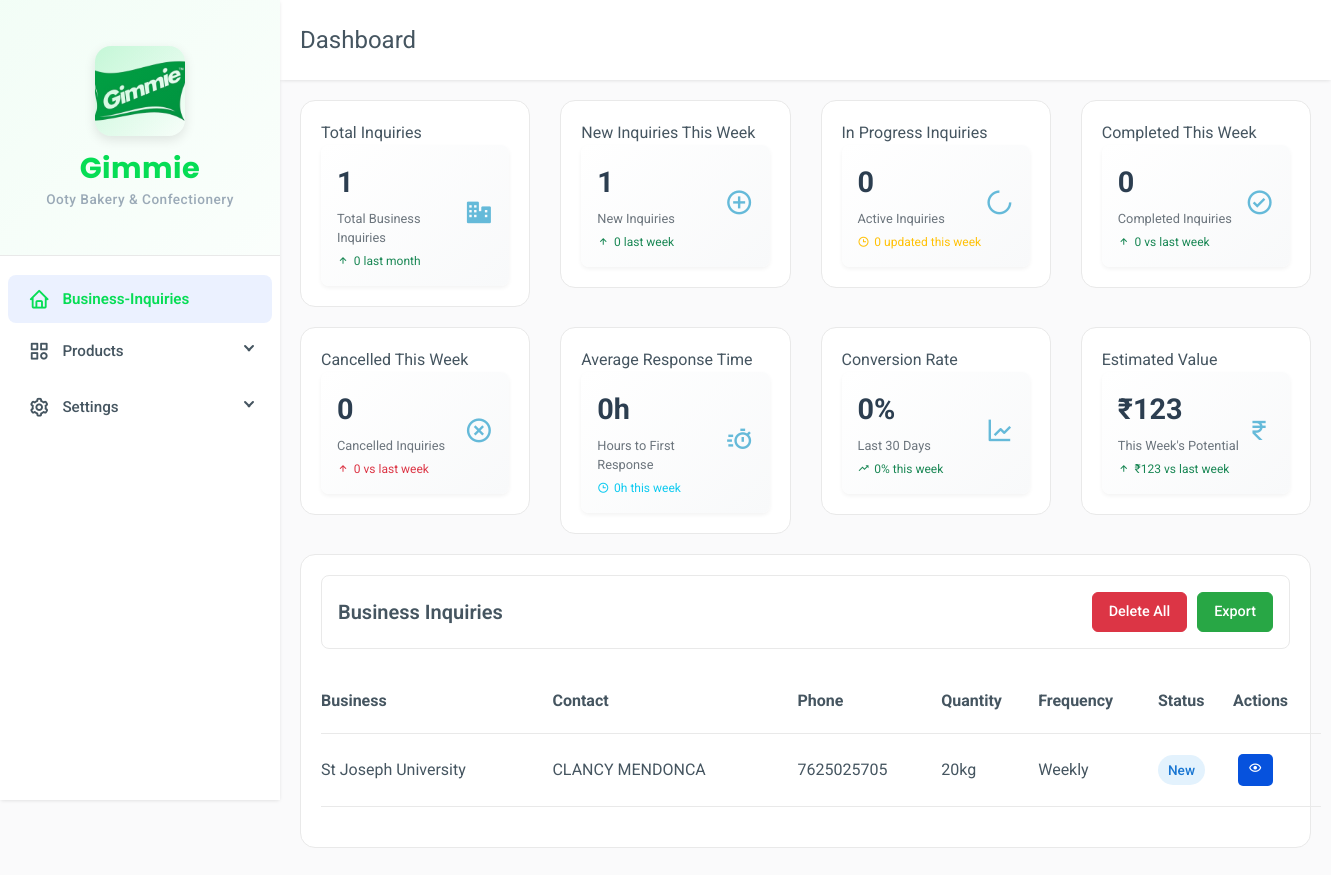
/dashboard.php (signed in), run on the app's committed database.
### tables this page shows
CREATE TABLE `business_inquiries` (
  `id` int(11) NOT NULL,
  `business_name` varchar(255) NOT NULL,
  `contact_person_name` varchar(255) NOT NULL,
  `email` varchar(255) NOT NULL,
  `phone` varchar(50) NOT NULL,
  `estimated_quantity` varchar(100) DEFAULT NULL,
  `delivery_frequency` varchar(50) DEFAULT NULL,
  `address` text DEFAULT NULL,
  `additional_notes` text DEFAULT NULL,
  `business_nature` varchar(100) DEFAULT NULL,
  `status` enum('new','in-progress','completed','cancelled') NOT NULL DEFAULT 'new',
  `staff_note` text DEFAULT NULL,
  `created_at` timestamp NOT NULL DEFAULT current_timestamp(),
  `updated_at` timestamp NOT NULL DEFAULT current_timestamp() ON UPDATE current_timestamp()
);

### dashboard.php (the view, shortened to what the rows shown need)
<!DOCTYPE html>
<html lang="en" xml:lang="en">
<head>
    <link href="https://cdn.jsdelivr.net/npm/bootstrap@5.3.3/dist/css/bootstrap.min.css" rel="stylesheet">
    <link href='https://unpkg.com/boxicons@2.0.7/css/boxicons.min.css' rel='stylesheet'>
    <link rel="stylesheet" href="https://cdnjs.cloudflare.com/ajax/libs/font-awesome/6.1.1/css/all.min.css"/>
    <link rel="stylesheet" href="assets/css/dashboard/grid.css">
    <link rel="stylesheet" href="assets/css/dashboard/app.css">
</head>
<body>
    <div class="sidebar">
        <div class="sidebar-container">
            <div class="sidebar-logo">
                <a href="./index.php" class="logo-wrapper">
                    <div class="logo-text">
                        <h1>Gimmie</h1>
                    </div>
                </a>
            </div>
        </div>
    </div>
    <div class="main">
        <Section id= "business-inquiries">
            <div class="main-content">
                <div class="row">
                    <div class="col-12">
                        <div class="box">
                            <div class="box-header">
                                <h2 class="box-title">Business Inquiries</h2>
                            </div>
                            <div class="box-body">
                                <table id="display-table">
                                    <thead>
                                        <tr>
                                            <th>Business</th>
                                            <th>Contact</th>
                                            <th>Phone</th>
                                            <th>Quantity</th>
                                            <th>Frequency</th>
                                            <th>Status</th>
                                            <th>Actions</th>
                                        </tr>
                                    </thead>
                                    <tbody>
                                    <?php
                                        $con = new mysqli("localhost", "root", "", "ooty_baker");
                                        $query = "SELECT * FROM business_inquiries WHERE status != 'cancelled' ORDER BY created_at DESC";
                                        $result = $con->query($query);
                                        while ($row = $result->fetch_assoc()) {
                                    ?>
                                        <tr data-inquiry-id="<?= $row['id'] ?>">
                                            <td><?= htmlspecialchars($row['business_name']) ?></td>
                                            <td><?= htmlspecialchars($row['contact_person_name']) ?></td>
                                            <td><?= $row['phone'] ?></td>
                                            <td><?= $row['estimated_quantity'] ?></td>
                                            <td><?= $row['delivery_frequency'] ?></td>
                                            <td>
                                                <span class="status-badge status-<?= strtolower(htmlspecialchars($row['status'])) ?>">
                                                    <?= ucfirst(htmlspecialchars($row['status'])) ?>
                                                </span>
                                            </td>
                                            <td>
                                                <div class="table-button">
                                                    <button class="blue-button btn btn-outline">
                                                        <a href="view_inquiry.php?id=<?= $row['id'] ?>"><i class='bx bx-show'></i></a>
                                                    </button>
                                                </div>
                                            </td>
                                        </tr>
                                    <?php }
                                    ?>
                                    </tbody>
                                </table>
                            </div>
                        </div>
                    </div>
                </div>
            </div>
        </Section>
</body>
</html>

### data on the page
business_inquiries: business_name "St Joseph University", contact_person_name "CLANCY MENDONCA", phone "7625025705", estimated_quantity "20kg", delivery_frequency "Weekly", status "New"

### other printed values
$count['total'] "1"
$prev_count['prev_total'] "0"
$count['total'] "0"
$trend "0"
abs($trend) "0"
$avg['avg_time'] "0"
$rate['conversion_rate'] "0"
$value['total_value'] "123"
abs($trend) "123"
